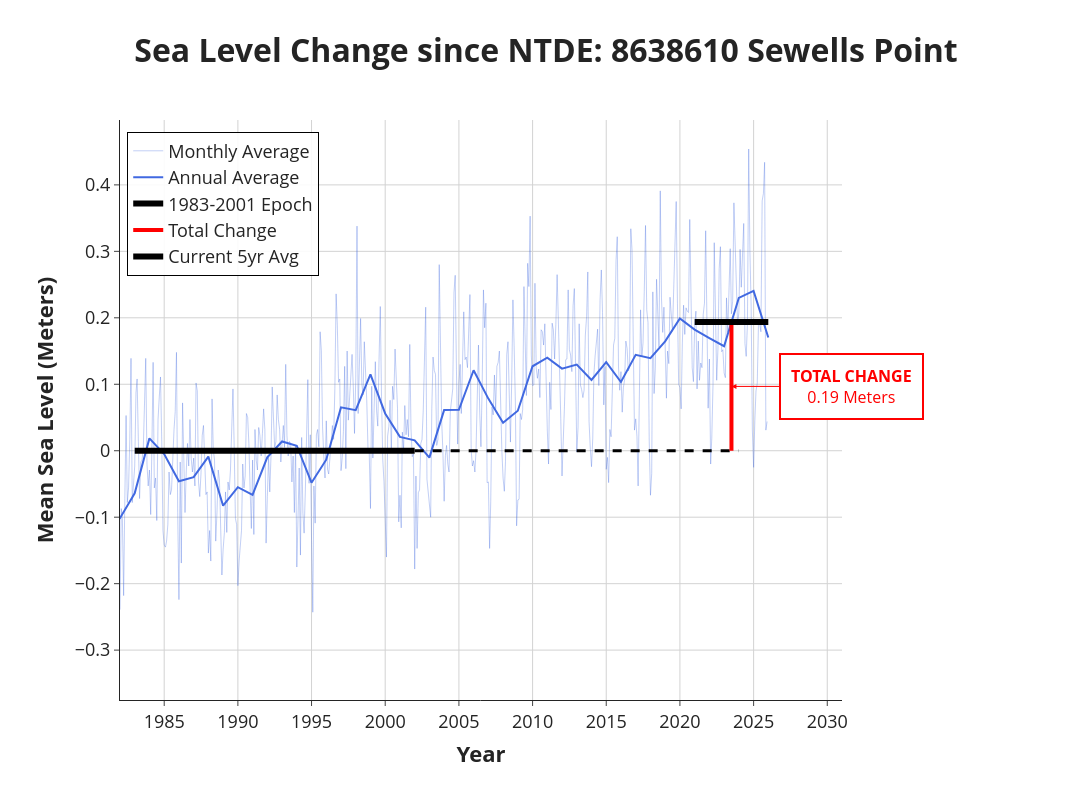

Source (notebook cell):
### Markdown cell above
For the change since NTDE calculation, we must first check if the station is on the current NTDE datum. For stations not on the NTDE, we must calculate an offset to bring the data relative to the NTDE.

### Code cell
# @title Change since NTDE

#printing info on control/subordinate status again
# Control vs. Subordinate Station
ctrl_station = datums_meta.get('ctrlStation', '').strip()
if not ctrl_station:
    print(f"Hierarchy: Station {station} is a Control Station.\n")
else:
    print(f"Hierarchy: Station {station} is a Subordinate Station.")
    print(f"Control Station ID: {ctrl_station}")
    analysis_period_list = datums_meta.get('DatumAnalysisPeriod', ['Dates not available'])
    if analysis_period_list:
        print(f"Dates of Comparison: {analysis_period_list[0]}\n")

#first we need to check if our station requires an offset
if station in ['8770613','8771013','9455760']:
  print('This station is a subordinate station on a MTDE datum. We cannot accurately adjust the data to the NTDE.')
  avg_last_5 = np.nan
elif epic_mid != 1992 or station in ['8771450','8771510','8770570','8771341','8770822','8772471','9455920','9462620']:
  print('Station is not on the NTDE')
  # Baseline calculation (1983-2001)
  epoch_data = df_msl.loc['1983-01-01':'2001-12-31']
  avg_msl_83_01 = epoch_data['MSL'].mean()

  # Apply Offset
  df_msl['MSL_Offset'] = df_msl['MSL'] - avg_msl_83_01

  msl_complete = df_msl

  # Annual Average Series
  annual_avg_series = msl_complete['MSL_Offset'].resample('YE').mean().dropna()

  # Calculate the two baseline averages
  avg_first_5 = first_5_data.mean()
  avg_last_5 = annual_avg_series.tail(5).mean()
  print(avg_last_5)
  delta_por = avg_last_5 - avg_first_5

  # Define date ranges for the black markers
  start_dates = [first_date, end_first_5_date]
  end_dates = [annual_avg_series.index[-5], annual_avg_series.index[-1]]

  # Calculate the midpoint of the final 5 years to drop the vertical crosshair line
  mid_end_date = end_dates[0] + (end_dates[1] - end_dates[0]) / 2

  # Define our dates for the baseline and the total change measurement
  epoch_start = "1983-01-01"
  epoch_end = "2001-12-31"
  plot_end_date = "2031-01-01"
  midpoint_23 = pd.Timestamp("2023-07-02")
  baseline_epoch = 0

  fig = go.Figure()

  # Monthly Data
  fig.add_trace(go.Scatter(
      x=msl_complete['1982':].index,
      y=msl_complete['1982':]['MSL_Offset'],
      mode='lines', name='Monthly Average',
      line=dict(color='royalblue', width=LINE_WIDTH_MONTHLY),
      opacity=MONTHLY_OPACITY
  ))

  # Annual Trend
  fig.add_trace(go.Scatter(
      x=annual_avg_series.index, y=annual_avg_series,
      mode='lines', name='Annual Average',
      opacity=ANNUAL_OPACITY,
      line=dict(color='royalblue', width=LINE_WIDTH_ANNUAL)
  ))

  # Highlight the 1983-2001 epoch (Solid Black Line)
  fig.add_trace(go.Scatter(
      x=[epoch_start, epoch_end],
      y=[baseline_epoch, baseline_epoch],
      mode='lines',
      name='1983-2001 Epoch',
      line=dict(color='black', width=LINE_WIDTH_MARKER),
      hoverinfo='skip'
  ))

  # Post-epoch baseline (Dashed Black Line)
  fig.add_trace(go.Scatter(
      x=[epoch_end, 2024],
      y=[baseline_epoch, baseline_epoch],
      mode='lines',
      name='Baseline Continuation',
      line=dict(color='black', width=3, dash='dash'),
      showlegend=False,
      hoverinfo='skip'
  ))

  # The vertical rise (Solid Red Measurement Line)
  fig.add_trace(go.Scatter(
      x=[midpoint_23, midpoint_23],
      y=[baseline_epoch, avg_last_5],
      mode='lines',
      name='Total Change',
      line=dict(color='red', width=4),
      hoverinfo='skip'
  ))

  # Modern Average Line (The heavy black bar)
  fig.add_trace(go.Scatter(
      x=[pd.Timestamp("2021-01-01"), pd.Timestamp("2025-12-31")],
      y=[avg_last_5, avg_last_5],
      mode='lines', name='Current 5yr Avg',
      line=dict(color='black', width=LINE_WIDTH_MARKER)
  ))

  # red annotation box
  fig.add_annotation(
      x=midpoint_23,
      y=(baseline_epoch + avg_last_5) / 2,
      text=f"<b>TOTAL CHANGE</b><br>{avg_last_5:.2f} {UNIT}",
      font=dict(size=FONT_SIZE_ANNOTATION, color="red"),
      showarrow=True,
      arrowhead=2,
      arrowcolor="red",
      ax=120,
      ay=0,
      bgcolor="white",
      bordercolor="red",
      borderwidth=2,
      borderpad=10
  )

  # Layout
  # Update Layout and Styling
  fig.update_layout(
      # The main plot title is already formatted correctly
      title=dict(text=f"<b>Sea Level Change since NTDE: {station_info}</b>", font=dict(size=FONT_SIZE_TITLE), x=0.5, y=0.95),
      
      xaxis=dict(
          # Nest the text and font inside a single title dictionary
          title=dict(
              text="<b>Year</b>",
              font=dict(size=FONT_SIZE_AXIS_TITLE)
          ),
          tickfont=dict(size=FONT_SIZE_TICKS),
          range=["1982-01-01", plot_end_date],
          showgrid=True,
          gridcolor='lightgray'
      ),
      
      yaxis=dict(
          # Nest the text and font inside a single title dictionary
          title=dict(
              text=f"<b>Mean Sea Level ({UNIT})</b>",
              font=dict(size=FONT_SIZE_AXIS_TITLE)
          ),
          tickfont=dict(size=FONT_SIZE_TICKS),
          showgrid=True,
          gridcolor='lightgray',
          zeroline=False
      ),
      
      template="simple_white",
      width=PLOT_WIDTH,
      height=PLOT_HEIGHT,
      margin=dict(t=120, b=100, l=120, r=250),
      legend=dict(
          font=dict(size=FONT_SIZE_LEGEND),
          x=0.01, y=0.98,
          bordercolor="black",
          borderwidth=1,
          bgcolor="rgba(255,255,255,0.9)"
      )
  )
  
  fig.show()
else:
  print('Station is on the NTDE')
  msl_complete = df_msl

  # Annual Average Series
  annual_avg_series = msl_complete["msl"].resample('YE').mean().dropna()

  # Calculate the two baseline averages
  avg_first_5 = first_5_data.mean()
  avg_last_5 = annual_avg_series.tail(5).mean()

  delta_por = avg_last_5 - avg_first_5

  # Define date ranges for the black markers
  start_dates = [first_date, end_first_5_date]
  end_dates = [annual_avg_series.index[-5], annual_avg_series.index[-1]]

  # Calculate the midpoint of the final 5 years to drop the vertical crosshair line
  mid_end_date = end_dates[0] + (end_dates[1] - end_dates[0]) / 2

  # Define our dates for the baseline and the total change measurement
  epoch_start = "1983-01-01"
  epoch_end = "2001-12-31"
  plot_end_date = "2031-01-01"
  midpoint_23 = pd.Timestamp("2023-07-02")
  baseline_epoch = 0

  fig = go.Figure()

  # Monthly Data
  fig.add_trace(go.Scatter(
      x=df_msl['1982':].index,
      y=df_msl['1982':]['MSL'],
      mode='lines', name='Monthly Average',
      line=dict(color='royalblue', width=LINE_WIDTH_MONTHLY),
      opacity=MONTHLY_OPACITY
  ))

  # Annual Trend
  fig.add_trace(go.Scatter(
      x=annual_avg_series.index, y=annual_avg_series,
      mode='lines', name='Annual Average',
      opacity=ANNUAL_OPACITY,
      line=dict(color='royalblue', width=LINE_WIDTH_ANNUAL)
  ))

  # Highlight the 1983-2001 epoch (Solid Black Line)
  fig.add_trace(go.Scatter(
      x=[epoch_start, epoch_end],
      y=[baseline_epoch, baseline_epoch],
      mode='lines',
      name='1983-2001 Epoch',
      line=dict(color='black', width=LINE_WIDTH_MARKER),
      hoverinfo='skip'
  ))

  # Post-epoch baseline (Dashed Black Line)
  fig.add_trace(go.Scatter(
      x=[epoch_end, 2024],
      y=[baseline_epoch, baseline_epoch],
      mode='lines',
      name='Baseline Continuation',
      line=dict(color='black', width=3, dash='dash'),
      showlegend=False,
      hoverinfo='skip'
  ))

  # The vertical rise (Solid Red Measurement Line)
  fig.add_trace(go.Scatter(
      x=[midpoint_23, midpoint_23],
      y=[baseline_epoch, avg_last_5],
      mode='lines',
      name='Total Change',
      line=dict(color='red', width=4),
      hoverinfo='skip'
  ))

  # Modern Average Line (The heavy black bar)
  fig.add_trace(go.Scatter(
      x=[pd.Timestamp("2021-01-01"), pd.Timestamp("2025-12-31")],
      y=[avg_last_5, avg_last_5],
      mode='lines', name='Current 5yr Avg',
      line=dict(color='black', width=LINE_WIDTH_MARKER)
  ))

  # annotation box
  fig.add_annotation(
      x=midpoint_23,
      y=(baseline_epoch + avg_last_5) / 2,
      text=f"<b>TOTAL CHANGE</b><br>{avg_last_5:.2f} {UNIT}",
      font=dict(size=FONT_SIZE_ANNOTATION, color="red"),
      showarrow=True,
      arrowhead=2,
      arrowcolor="red",
      ax=120,
      ay=0,
      bgcolor="white",
      bordercolor="red",
      borderwidth=2,
      borderpad=10
  )

  # layout
  # Update Layout and Styling
  fig.update_layout(
      # The main plot title is perfectly formatted
      title=dict(text=f"<b>Sea Level Change since NTDE: {station_info}</b>", font=dict(size=FONT_SIZE_TITLE), x=0.5, y=0.95),
      
      xaxis=dict(
          # Nest the text and font inside a single title dictionary
          title=dict(
              text="<b>Year</b>",
              font=dict(size=FONT_SIZE_AXIS_TITLE)
          ),
          tickfont=dict(size=FONT_SIZE_TICKS),
          range=["1982-01-01", plot_end_date],
          showgrid=True,
          gridcolor='lightgray'
      ),
      
      yaxis=dict(
          # Nest the text and font inside a single title dictionary
          title=dict(
              text=f"<b>Mean Sea Level ({UNIT})</b>",
              font=dict(size=FONT_SIZE_AXIS_TITLE)
          ),
          tickfont=dict(size=FONT_SIZE_TICKS),
          showgrid=True,
          gridcolor='lightgray',
          zeroline=False
      ),
      
      template="simple_white",
      width=PLOT_WIDTH,
      height=PLOT_HEIGHT,
      margin=dict(t=120, b=100, l=120, r=250),
      legend=dict(
          font=dict(size=FONT_SIZE_LEGEND),
          x=0.01, y=0.98,
          bordercolor="black",
          borderwidth=1,
          bgcolor="rgba(255,255,255,0.9)"
      )
  )
  
  fig.show()

### Figure 1 — Plotly figure (JSON) as saved in the notebook; plotly's stock layout.template omitted (floating-point values rounded to 4 significant figures; data arrays with more than 128 entries replaced by an {"elided": "..."} marker saying what was removed)
{"data": [{"line": {"color": "royalblue", "width": 1}, "mode": "lines", "name": "Monthly Average", "opacity": 0.32, "type": "scatter", "x": {"elided": "528 str values"}, "y": {"elided": "528 float values"}}, {"line": {"color": "royalblue", "width": 2}, "mode": "lines", "name": "Annual Average", "opacity": 1, "type": "scatter", "x": ["1927-12-31T00:00:00.000000000", "1928-12-31T00:00:00.000000000", "1929-12-31T00:00:00.000000000", "1930-12-31T00:00:00.000000000", "1931-12-31T00:00:00.000000000", "1932-12-31T00:00:00.000000000", "1933-12-31T00:00:00.000000000", "1934-12-31T00:00:00.000000000", "1935-12-31T00:00:00.000000000", "1936-12-31T00:00:00.000000000", "1937-12-31T00:00:00.000000000", "1938-12-31T00:00:00.000000000", "1939-12-31T00:00:00.000000000", "1940-12-31T00:00:00.000000000", "1941-12-31T00:00:00.000000000", "1942-12-31T00:00:00.000000000", "1943-12-31T00:00:00.000000000", "1944-12-31T00:00:00.000000000", "1945-12-31T00:00:00.000000000", "1946-12-31T00:00:00.000000000", "1947-12-31T00:00:00.000000000", "1948-12-31T00:00:00.000000000", "1949-12-31T00:00:00.000000000", "1950-12-31T00:00:00.000000000", "1951-12-31T00:00:00.000000000", "1952-12-31T00:00:00.000000000", "1953-12-31T00:00:00.000000000", "1954-12-31T00:00:00.000000000", "1955-12-31T00:00:00.000000000", "1956-12-31T00:00:00.000000000", "1957-12-31T00:00:00.000000000", "1958-12-31T00:00:00.000000000", "1959-12-31T00:00:00.000000000", "1960-12-31T00:00:00.000000000", "1961-12-31T00:00:00.000000000", "1962-12-31T00:00:00.000000000", "1963-12-31T00:00:00.000000000", "1964-12-31T00:00:00.000000000", "1965-12-31T00:00:00.000000000", "1966-12-31T00:00:00.000000000", "1967-12-31T00:00:00.000000000", "1968-12-31T00:00:00.000000000", "1969-12-31T00:00:00.000000000", "1970-12-31T00:00:00.000000000", "1971-12-31T00:00:00.000000000", "1972-12-31T00:00:00.000000000", "1973-12-31T00:00:00.000000000", "1974-12-31T00:00:00.000000000", "1975-12-31T00:00:00.000000000", "1976-12-31T00:00:00.000000000", "1977-12-31T00:00:00.000000000", "1978-12-31T00:00:00.000000000", "1979-12-31T00:00:00.000000000", "1980-12-31T00:00:00.000000000", "1981-12-31T00:00:00.000000000", "1982-12-31T00:00:00.000000000", "1983-12-31T00:00:00.000000000", "1984-12-31T00:00:00.000000000", "1985-12-31T00:00:00.000000000", "1986-12-31T00:00:00.000000000", "1987-12-31T00:00:00.000000000", "1988-12-31T00:00:00.000000000", "1989-12-31T00:00:00.000000000", "1990-12-31T00:00:00.000000000", "1991-12-31T00:00:00.000000000", "1992-12-31T00:00:00.000000000", "1993-12-31T00:00:00.000000000", "1994-12-31T00:00:00.000000000", "1995-12-31T00:00:00.000000000", "1996-12-31T00:00:00.000000000", "1997-12-31T00:00:00.000000000", "1998-12-31T00:00:00.000000000", "1999-12-31T00:00:00.000000000", "2000-12-31T00:00:00.000000000", "2001-12-31T00:00:00.000000000", "2002-12-31T00:00:00.000000000", "2003-12-31T00:00:00.000000000", "2004-12-31T00:00:00.000000000", "2005-12-31T00:00:00.000000000", "2006-12-31T00:00:00.000000000", "2007-12-31T00:00:00.000000000", "2008-12-31T00:00:00.000000000", "2009-12-31T00:00:00.000000000", "2010-12-31T00:00:00.000000000", "2011-12-31T00:00:00.000000000", "2012-12-31T00:00:00.000000000", "2013-12-31T00:00:00.000000000", "2014-12-31T00:00:00.000000000", "2015-12-31T00:00:00.000000000", "2016-12-31T00:00:00.000000000", "2017-12-31T00:00:00.000000000", "2018-12-31T00:00:00.000000000", "2019-12-31T00:00:00.000000000", "2020-12-31T00:00:00.000000000", "2021-12-31T00:00:00.000000000", "2022-12-31T00:00:00.000000000", "2023-12-31T00:00:00.000000000", "2024-12-31T00:00:00.000000000", "2025-12-31T00:00:00.000000000"], "y": [-0.216, -0.3314, -0.3169, -0.3188, -0.2879, -0.2727, -0.2163, -0.2833, -0.2415, -0.2717, -0.2193, -0.2267, -0.2185, -0.1853, -0.2328, -0.2051, -0.2392, -0.2082, -0.1643, -0.1642, -0.2063, -0.1487, -0.1804, -0.2154, -0.1568, -0.1594, -0.1603, -0.1919, -0.1539, -0.1354, -0.1526, -0.1188, -0.1916, -0.1151, -0.1126, -0.107, -0.1838, -0.1603, -0.1658, -0.1417, -0.1082, -0.1237, -0.09492, -0.09525, -0.07842, -0.01883, -0.04875, -0.07733, -0.05583, -0.1392, -0.1431, -0.03925, -0.06217, -0.0965, -0.1015, -0.064, 0.01858, -0.004917, -0.04583, -0.03967, -0.008917, -0.08275, -0.05492, -0.0665, -0.009917, 0.01392, 0.0075, -0.04808, -0.0135, 0.06525, 0.06108, 0.115, 0.05608, 0.02083, 0.01558, -0.01033, 0.06117, 0.06158, 0.1211, 0.07842, 0.04217, 0.06017, 0.1271, 0.1399, 0.1235, 0.1296, 0.1066, 0.1332, 0.1034, 0.1443, 0.1392, 0.1647, 0.199, 0.1822, 0.1696, 0.1573, 0.23, 0.2406, 0.1703]}, {"hoverinfo": "skip", "line": {"color": "black", "width": 6}, "mode": "lines", "name": "1983-2001 Epoch", "type": "scatter", "x": ["1983-01-01", "2001-12-31"], "y": [0, 0]}, {"hoverinfo": "skip", "line": {"color": "black", "dash": "dash", "width": 3}, "mode": "lines", "name": "Baseline Continuation", "showlegend": false, "type": "scatter", "x": ["2001-12-31", 2024], "y": [0, 0]}, {"hoverinfo": "skip", "line": {"color": "red", "width": 4}, "mode": "lines", "name": "Total Change", "type": "scatter", "x": ["2023-07-02T00:00:00", "2023-07-02T00:00:00"], "y": [0, 0.1935]}, {"line": {"color": "black", "width": 6}, "mode": "lines", "name": "Current 5yr Avg", "type": "scatter", "x": ["2021-01-01T00:00:00", "2025-12-31T00:00:00"], "y": [0.1935, 0.1935]}], "layout": {"annotations": [{"arrowcolor": "red", "arrowhead": 2, "ax": 120, "ay": 0, "bgcolor": "white", "bordercolor": "red", "borderpad": 10, "borderwidth": 2, "font": {"color": "red", "size": 16}, "showarrow": true, "text": "<b>TOTAL CHANGE</b><br>0.19 Meters", "x": "2023-07-02T00:00:00", "y": 0.09677}], "height": 800, "legend": {"bgcolor": "rgba(255,255,255,0.9)", "bordercolor": "black", "borderwidth": 1, "font": {"size": 18}, "x": 0.01, "y": 0.98}, "margin": {"b": 100, "l": 120, "r": 250, "t": 120}, "title": {"font": {"size": 32}, "text": "<b>Sea Level Change since NTDE: 8638610 Sewells Point</b>", "x": 0.5, "y": 0.95}, "width": 1450, "xaxis": {"gridcolor": "lightgray", "range": ["1982-01-01", "2031-01-01"], "showgrid": true, "tickfont": {"size": 18}, "title": {"font": {"size": 22}, "text": "<b>Year</b>"}}, "yaxis": {"gridcolor": "lightgray", "showgrid": true, "tickfont": {"size": 18}, "title": {"font": {"size": 22}, "text": "<b>Mean Sea Level (Meters)</b>"}, "zeroline": false}}}
